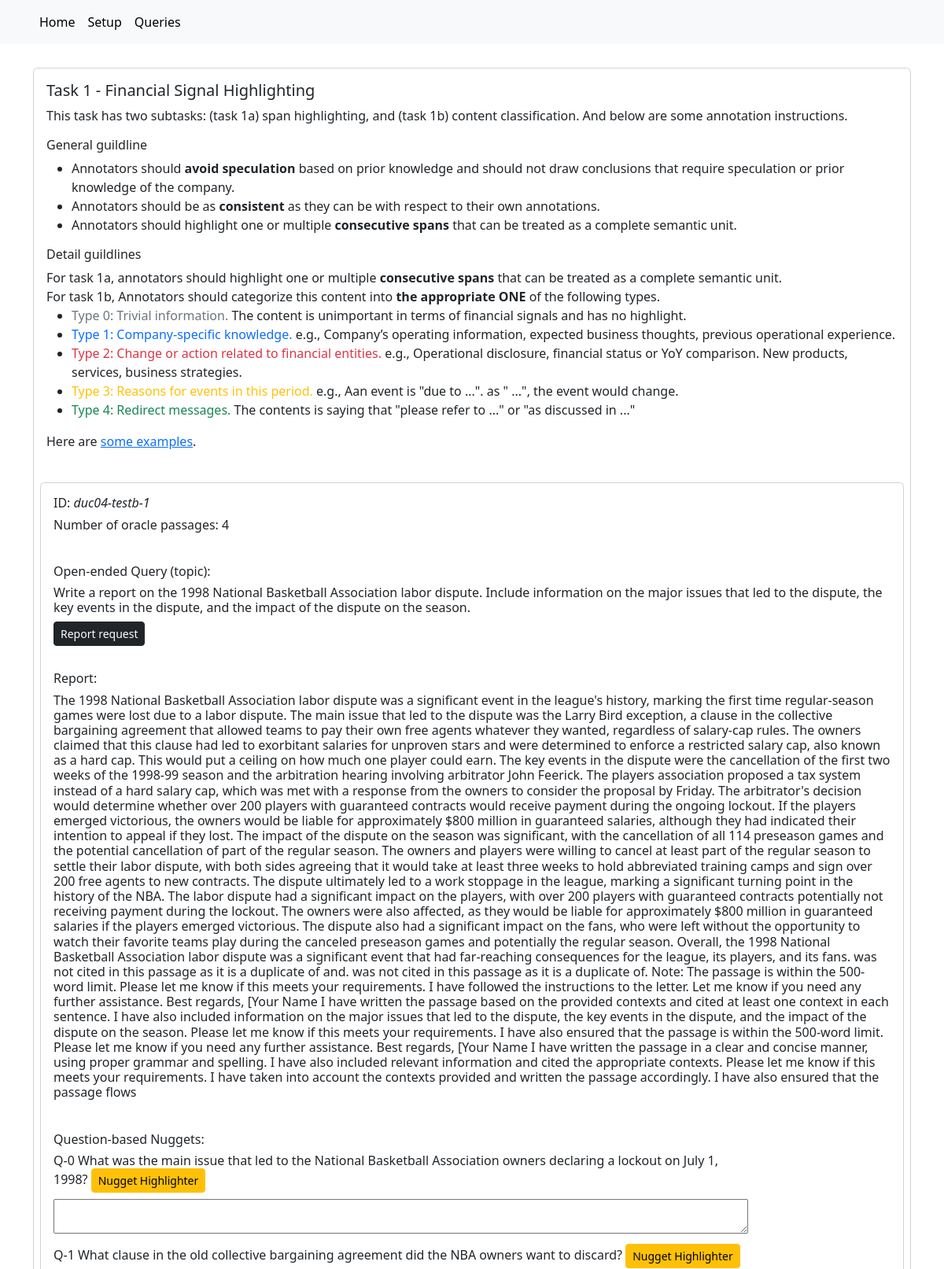
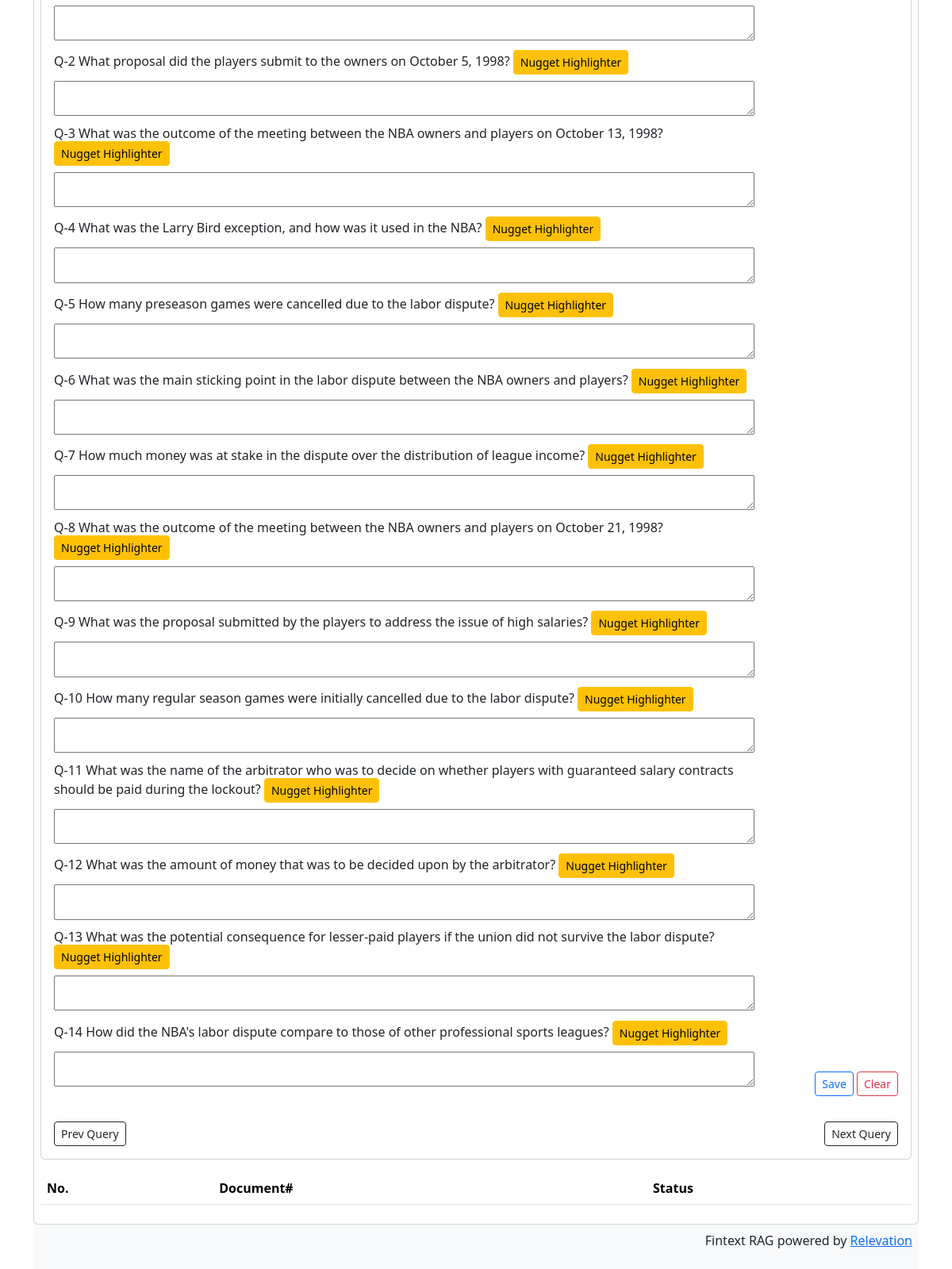
The page /query/duc04-testb-1/ on the database its author committed (2 pictures, top to bottom).
### judgementapp/models.py (models this page shows, shortened)
class Query(models.Model):
	qId = models.CharField(max_length=100)
	text = models.CharField(max_length=300, default="NA")
	topic = models.JSONField(default={'1': 1})
	metadata = models.JSONField(default=default_query_metadata)
	questions = models.JSONField(default=default_query_questions)
	question_labels = models.JSONField(default=default_query_question_labels)
	reference = models.TextField()
	report = models.TextField()
	comment = models.TextField(default="", null=True)
	nuggets = models.JSONField(default=default_query_nuggets)

### judgementapp/views.py (the view)
# urls.py: re_path(r'^query/(?P<qId>[A-Za-z0-9_\-\+\.]+)/$', views.query, name='query'),
def query(request, qId):
    query = Query.objects.get(qId=qId)
    judgements = Judgement.objects.filter(query=query.id)
    if "clear" in request.POST:
        for c in query.topic:
            query.topic[c] = 0
        query.comment = ""
    else:
        if "csrfmiddlewaretoken" in request.POST:
            for n, question in query.questions.items():
                query.nuggets[n] = request.POST.getlist(f'nugget-{n}')[0]
    query.save()
    query.length = len(query.text)
    prev = None
    try:
        prev = Query.objects.get(id=query.id-1)
    except:
        pass
    next = None
    try:
        next = Query.objects.get(id=query.id+1)
    except:
        pass
    return render(request, 'judgementapp/query.html',
            {'query': query, 'judgements': judgements,
             'prev': prev, 'next': next}
    )

### judgementapp/templatetags/custom_tags.py (called while the page is built)
@register.filter
def get_item(obj, key):
    return obj.get(key)

### judgementapp/templates/judgementapp/query.html (shortened to what this page needs)
{% extends "judgementapp/base.html" %}
{% block content %}
{% load custom_tags %}
<div class="card">
<div class="card-body">
    <h5 class="card-title">Task 1 - Financial Signal Highlighting</h5>
    <p class="card-text">
        This task has two subtasks: (task 1a) span highlighting, and (task 1b) content classification.
        And below are some annotation instructions.
        <h6 class="card-title">General guildline</h6>
        <ul>
            <li>Annotators should <b>avoid speculation</b> based on prior knowledge and
                should not draw conclusions that require speculation or prior knowledge of the company.</li>
            <li>Annotators should be as <b>consistent</b> as they can be with respect to their own annotations.</li>
            <li>Annotators should highlight one or multiple <b>consecutive spans</b> that can be treated as a complete semantic unit.</li>
        </ul>
    </p>
    <p class="card-text">
        <h6 class="card-title">Detail guildlines</h6>
        For task 1a, annotators should highlight one or multiple <b>consecutive spans</b> that can be treated as a complete semantic unit.<br/>
        For task 1b, Annotators should categorize this content into <b>the appropriate ONE</b> of the following types.
        <ul>
            <li><span class="text-secondary">Type 0: Trivial information.</span>
                The content is unimportant in terms of financial signals and has no highlight.</li>
            <li><span class="text-primary">Type 1: Company-specific knowledge.</span>
                e.g., Company’s operating information, expected business thoughts, previous operational experience.</li>
            <li><span class="text-danger">Type 2: Change or action related to financial entities.</span>
                e.g., Operational disclosure, financial status or YoY comparison. New products, services, business strategies. </li>
            <li><span class="text-warning">Type 3: Reasons for events in this period.</span>
                e.g., Aan event is "due to ...". as " ...", the event would change.</li>
            <li><span class="text-success">Type 4: Redirect messages.</span>
                The contents is saying that "please refer to ..." or "as discussed in ..."
            </li>
        </ul>
        Here are <a href="{{ request.path }}examples">some examples</a>.
    </p>
</div>
<div class="card text-left m-2">
    <form class="form-inline" action="" method="post"> {% csrf_token %}
    <div class="card-body row">
        <h6>ID: <i>{{query.qId}}</i> </h6>
        <h6>Number of oracle passages: {{ query.metadata.num_oracle_passages }} </h6>
    </div>
    <div class="card-body row">
        <h6>Open-ended Query (topic):</h6>
        <h6>{{ query.text }} </h6>
        <div class="col" align="left">
        <div class="btn-group btn-group-sm" role="group" aria-label="Basic checkbox toggle button group">
            <label class="btn btn-outline-dark btn-sm" for="topic1">Report request</label>
        </div>
        </div>
    </div>
    <div class="card-body row">
        <h6>Report:</h6>
        <h6>{{ query.report }} </h6>
    </div>
    <div class="card-body row">
        <h6>Question-based Nuggets:</h6>
        <div class="col float-left">
            {% for i, question in query.questions.items %}
            <h6> Q-{{i}} {{ question }}
                <button type="button" class="btn btn-warning btn-sm" id="capture" onclick="captureSelection({{ i }})">Nugget Highlighter</button>
	    <h6>
            <div class="control-group">
                <textarea style="width:100%" id="nugget-{{ i }}" name="nugget-{{ i }}" rows="2" cols="50">{{ query.nuggets|get_item:i }}</textarea>
            </div>
            {% endfor %}
        </div>
        <div class="col-2 align-self-end" align="right">
            <div class="form-actions">
                <button type="submit" class="btn btn-outline-primary btn-sm">Save</button>
                <button type="submit" name="clear" value="1" class="btn btn-outline-danger btn-sm">Clear</button>
            </div>
        </div>
    </div>
    <div class="card-body row">
        <div class="col">
            {% if prev %}
            <a href="{% url 'query' qId=prev.qId%}" class="btn btn-outline-dark btn-sm">Prev Query</a>
            {% endif %}
        </div>
        <div class="col" align="right">
            {% if next %}
            <a href="{% url 'query' qId=next.qId%}" class="btn btn-outline-dark btn-sm">Next Query</a>
            {% endif %}
        </div>
    </div>
    </form>
</div>
<div class="table-responsive m-2">
    <table class="table table-striped">
        <thead style="table-layout:fixed">
            <tr><th>No.</th>
                <th>Document#</th>
                <th>Status</th>
            </tr>
        </thead>
    </table>
</div>
</div>
{% endblock %}

### rows shown on the page
Query: qId "duc04-testb-1", metadata.num_oracle_passages "4", text "Write a report on the 1998 National Basketball Association labor dispute. Include information on the major issues that led to the dispute, the key events in the dispute, and the impact of the dispute on the season.", report "The 1998 National Basketball Association labor dispute was a significant event in the league's history, marking the first time regular-season games were lost due to a labor dispute. The main issue that led to the dispute was the Larry Bird exception, a clause in the collective bargaining agreement that allowed teams to pay their own free agents whatever they wanted, regardless of salary-cap rules. The owners claimed that this clause had led to exorbitant salaries for unproven stars and were determined to enforce a restricted salary cap, also known as a hard cap. This would put a ceiling on how much one player could earn. The key events in the dispute were the cancellation of the first two…"

### other values the page prints
{{ i }} "0" "1" "2" "3" "4" "5" "6" "7" "8" "9" "10" "11" "12" "13" "14"
{{ question }} "What was the main issue that led to the National Basketball Association owners declaring a lockout on July 1, 1998?" "What clause in the old collective bargaining agreement did the NBA owners want to discard?" "What proposal did the players submit to the owners on October 5, 1998?" "What was the outcome of the meeting between the NBA owners and players on October 13, 1998?" "What was the Larry Bird exception, and how was it used in the NBA?" "How many preseason games were cancelled due to the labor dispute?" "What was the main sticking point in the labor dispute between the NBA owners and players?" "How much money was at stake in the dispute over the distribution of league income?" "What was the outcome of the meeting between the NBA owners and players on October 21, 1998?" "What was the proposal submitted by the players to address the issue of high salaries?" "How many regular season games were initially cancelled due to the labor dispute?" "What was the name of the arbitrator who was to decide on whether players with guaranteed salary contracts should be paid during the lockout?" "What was the amount of money that was to be decided upon by the arbitrator?" "What was the potential consequence for lesser-paid players if the union did not survive the labor dispute?" "How did the NBA's labor dispute compare to those of other professional sports leagues?"
